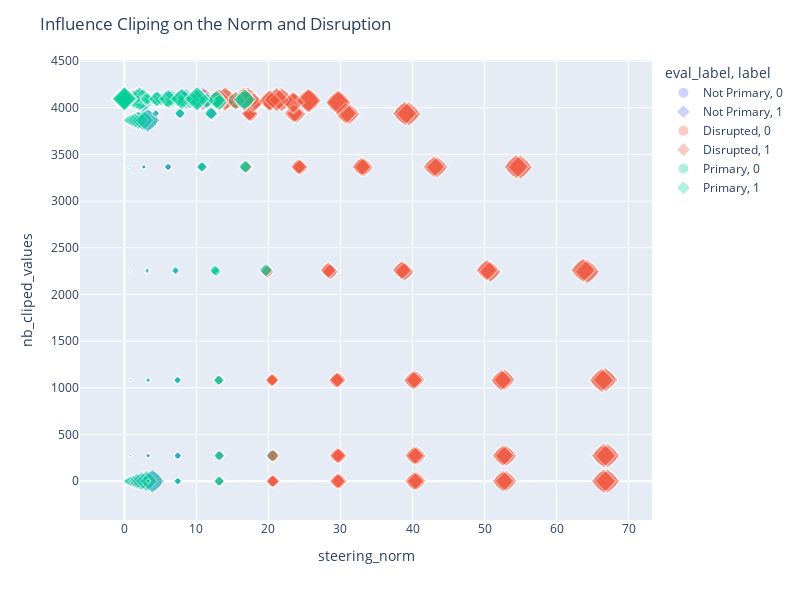

Notebook cell for this chart:
### Code cell
df['extract_text'] = df['output_text'].apply(lambda x: x[:50])
df['max_reached'] = df['number_gen_token'].apply(lambda x: x==102)
df['index'] = df.index
df['input_text'] = df['data_elt'].apply(lambda x: x.input_text)



# df['eval_label'] = df['eval_label'].astype(bool)
df['noise'] = [np.random.rand() for _ in range(len(df))]

ddf = df[df['clip_value'] > -1]

fig = px.scatter(ddf, x='steering_norm', y='nb_cliped_values', size="beta", color='eval_label', 
        hover_data=['input_text', "nb_cliped_values", 'eval_text', "extract_text", "index", "label"], opacity=0.3, symbol='label')



fig.update_layout(
    title='Influence Cliping on the Norm and Disruption',
    xaxis_title='steering_norm',
    yaxis_title='nb_cliped_values',
    width=800, height=600
)
fig.show()

### Figure 1 — Plotly figure (JSON) as saved in the notebook; plotly's stock layout.template omitted (floating-point values rounded to 4 significant figures; data arrays with more than 128 entries replaced by an {"elided": "..."} marker saying what was removed)
{"data": [{"customdata": {"elided": "458x5 mixed values"}, "hovertemplate": "eval_label=Not Primary<br>label=%{customdata[4]}<br>steering_norm=%{x}<br>nb_cliped_values=%{y}<br>beta=%{marker.size}<br>input_text=%{customdata[0]}<br>eval_text=%{customdata[1]}<br>extract_text=%{customdata[2]}<br>index=%{customdata[3]}<extra></extra>", "legendgroup": "Not Primary, 0", "marker": {"color": "#636efa", "opacity": 0.3, "size": {"elided": "458 float values"}, "sizemode": "area", "sizeref": 0.002025, "symbol": "circle"}, "mode": "markers", "name": "Not Primary, 0", "showlegend": true, "type": "scattergl", "x": {"elided": "458 float values"}, "xaxis": "x", "y": {"elided": "458 int values"}, "yaxis": "y"}, {"customdata": {"elided": "518x5 mixed values"}, "hovertemplate": "eval_label=Not Primary<br>label=%{customdata[4]}<br>steering_norm=%{x}<br>nb_cliped_values=%{y}<br>beta=%{marker.size}<br>input_text=%{customdata[0]}<br>eval_text=%{customdata[1]}<br>extract_text=%{customdata[2]}<br>index=%{customdata[3]}<extra></extra>", "legendgroup": "Not Primary, 1", "marker": {"color": "#636efa", "opacity": 0.3, "size": {"elided": "518 float values"}, "sizemode": "area", "sizeref": 0.002025, "symbol": "diamond"}, "mode": "markers", "name": "Not Primary, 1", "showlegend": true, "type": "scattergl", "x": {"elided": "518 float values"}, "xaxis": "x", "y": {"elided": "518 int values"}, "yaxis": "y"}, {"customdata": {"elided": "153x5 mixed values"}, "hovertemplate": "eval_label=Disrupted<br>label=%{customdata[4]}<br>steering_norm=%{x}<br>nb_cliped_values=%{y}<br>beta=%{marker.size}<br>input_text=%{customdata[0]}<br>eval_text=%{customdata[1]}<br>extract_text=%{customdata[2]}<br>index=%{customdata[3]}<extra></extra>", "legendgroup": "Disrupted, 0", "marker": {"color": "#EF553B", "opacity": 0.3, "size": {"elided": "153 float values"}, "sizemode": "area", "sizeref": 0.002025, "symbol": "circle"}, "mode": "markers", "name": "Disrupted, 0", "showlegend": true, "type": "scattergl", "x": {"elided": "153 float values"}, "xaxis": "x", "y": {"elided": "153 int values"}, "yaxis": "y"}, {"customdata": {"elided": "156x5 mixed values"}, "hovertemplate": "eval_label=Disrupted<br>label=%{customdata[4]}<br>steering_norm=%{x}<br>nb_cliped_values=%{y}<br>beta=%{marker.size}<br>input_text=%{customdata[0]}<br>eval_text=%{customdata[1]}<br>extract_text=%{customdata[2]}<br>index=%{customdata[3]}<extra></extra>", "legendgroup": "Disrupted, 1", "marker": {"color": "#EF553B", "opacity": 0.3, "size": {"elided": "156 float values"}, "sizemode": "area", "sizeref": 0.002025, "symbol": "diamond"}, "mode": "markers", "name": "Disrupted, 1", "showlegend": true, "type": "scattergl", "x": {"elided": "156 float values"}, "xaxis": "x", "y": {"elided": "156 int values"}, "yaxis": "y"}, {"customdata": {"elided": "289x5 mixed values"}, "hovertemplate": "eval_label=Primary<br>label=%{customdata[4]}<br>steering_norm=%{x}<br>nb_cliped_values=%{y}<br>beta=%{marker.size}<br>input_text=%{customdata[0]}<br>eval_text=%{customdata[1]}<br>extract_text=%{customdata[2]}<br>index=%{customdata[3]}<extra></extra>", "legendgroup": "Primary, 0", "marker": {"color": "#00cc96", "opacity": 0.3, "size": {"elided": "289 float values"}, "sizemode": "area", "sizeref": 0.002025, "symbol": "circle"}, "mode": "markers", "name": "Primary, 0", "showlegend": true, "type": "scattergl", "x": {"elided": "289 float values"}, "xaxis": "x", "y": {"elided": "289 int values"}, "yaxis": "y"}, {"customdata": {"elided": "226x5 mixed values"}, "hovertemplate": "eval_label=Primary<br>label=%{customdata[4]}<br>steering_norm=%{x}<br>nb_cliped_values=%{y}<br>beta=%{marker.size}<br>input_text=%{customdata[0]}<br>eval_text=%{customdata[1]}<br>extract_text=%{customdata[2]}<br>index=%{customdata[3]}<extra></extra>", "legendgroup": "Primary, 1", "marker": {"color": "#00cc96", "opacity": 0.3, "size": {"elided": "226 float values"}, "sizemode": "area", "sizeref": 0.002025, "symbol": "diamond"}, "mode": "markers", "name": "Primary, 1", "showlegend": true, "type": "scattergl", "x": {"elided": "226 float values"}, "xaxis": "x", "y": {"elided": "226 int values"}, "yaxis": "y"}], "layout": {"height": 600, "legend": {"itemsizing": "constant", "title": {"text": "eval_label, label"}, "tracegroupgap": 0}, "margin": {"t": 60}, "title": {"text": "Influence Cliping on the Norm and Disruption"}, "width": 800, "xaxis": {"anchor": "y", "domain": [0, 1], "title": {"text": "steering_norm"}}, "yaxis": {"anchor": "x", "domain": [0, 1], "title": {"text": "nb_cliped_values"}}}}
